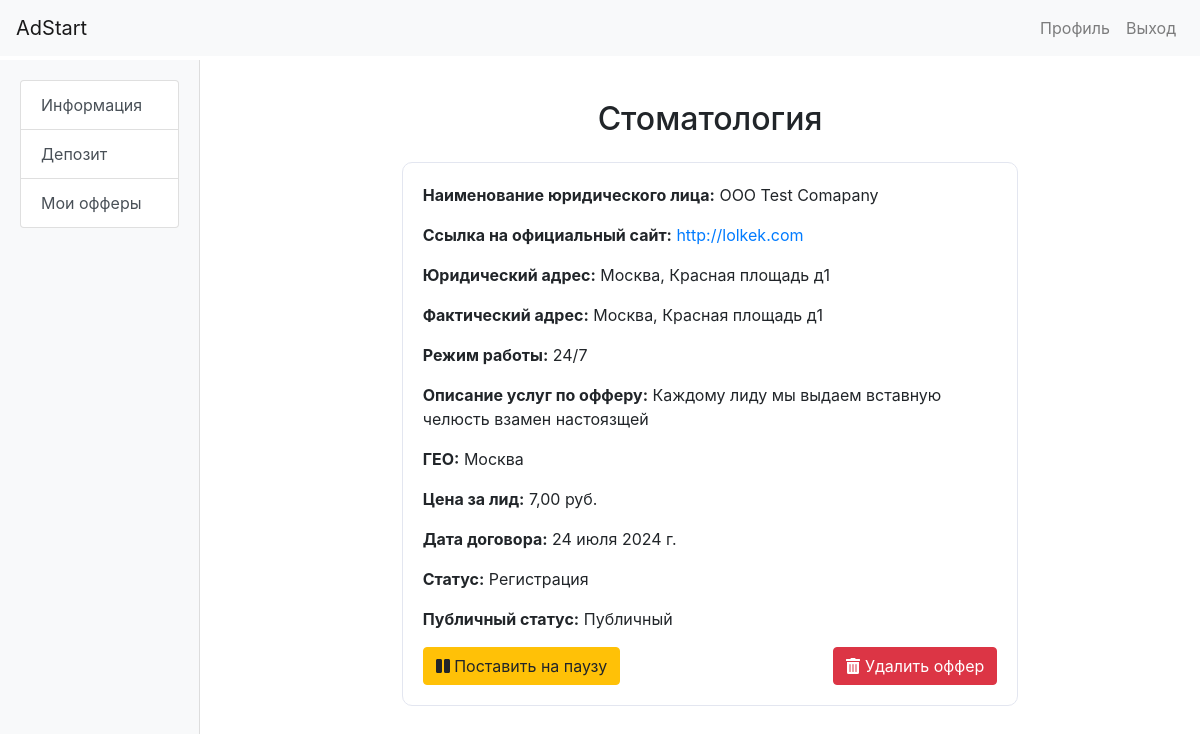
/offers/offer/4/ (signed in), run on the app's committed database.
### offers/models.py (models this page shows, shortened)
class Offer(models.Model):
    STATUS_CHOICES = [
        ('registered', 'Регистрация'),
        ('active', 'Активен'),
        ('paused', 'Пауза'),
        ('stopped', 'СТОП'),
    ]
    PUBLIC_STATUS_CHOICES = [
        ('private', 'Закрытый'),
        ('public', 'Публичный'),
    ]
    partner_card = models.ForeignKey(PartnerCard, on_delete=models.CASCADE, related_name='offers')
    logo = models.ImageField(upload_to='offer_logos/', blank=True, null=True, verbose_name='Логотип')
    name = models.CharField(max_length=255, verbose_name='Наименование оффера')
    inn = models.CharField(max_length=12, verbose_name='ИНН', blank=True, null=True)
    contract_number = models.CharField(max_length=50, verbose_name='Номер Договора', default='AUTO_GENERATE')
    contract_date = models.DateField(default=date.today, verbose_name='Дата договора')
    working_hours = models.CharField(max_length=255, blank=True, null=True, verbose_name='Режим работы колл-центра')
    service_description = models.TextField(verbose_name='Описание услуг по офферу')
    geo = models.CharField(max_length=255, blank=True, null=True, verbose_name='ГЕО')
    lead_price = models.DecimalField(max_digits=10, decimal_places=2, verbose_name='Цена за лид', blank=True, null=True)
    status = models.CharField(max_length=20, choices=STATUS_CHOICES, default='registered', verbose_name='Актуальность')
    public_status = models.CharField(max_length=20, choices=PUBLIC_STATUS_CHOICES, default='private', verbose_name='Публичный статус')
    webmaster = models.ForeignKey(Webmaster, on_delete=models.SET_NULL, blank=True, null=True, related_name='offers')
    unique_token = models.UUIDField(default=uuid.uuid4, editable=False, unique=True, verbose_name='Уникальный токен',
                                    help_text='Уникальный токен для определения связи между оффером и вебмастером')
    class Meta:
        verbose_name = 'Оффер'
        verbose_name_plural = 'Офферы'

### partner_cards/models.py (models this page shows, shortened)
class PartnerCard(models.Model):
    advertiser = models.OneToOneField(Advertiser, on_delete=models.CASCADE, related_name='partner_card')
    logo = models.ImageField(upload_to='partner_logos/', blank=True, null=True, verbose_name='Логотип')
    name = models.CharField(max_length=255, verbose_name='Наименование')
    legal_name = models.CharField(max_length=255, verbose_name='Наименование Юр. лица')
    license = models.FileField(upload_to='licenses/', blank=True, null=True, verbose_name='Лицензия')
    website = models.URLField(verbose_name='Ссылка на официальный сайт')
    legal_address = models.CharField(max_length=255, verbose_name='Юридический адрес')
    actual_addresses = models.TextField(verbose_name='Фактический адрес')
    company_details = models.TextField(verbose_name='Реквизиты компании', blank=True, null=True,)
    contracts = models.FileField(upload_to='contracts/', blank=True, null=True,
                                 verbose_name='Договор, акты, доп. соглашения')
    main_phone = models.CharField(max_length=20, verbose_name='Телефон основной')
    deposit = models.DecimalField(max_digits=10, decimal_places=2, verbose_name='Депозит', blank=True, null=True)
    is_approved = models.BooleanField(default=False, verbose_name='Одобрен администратором')
    class Meta:
        verbose_name = 'Карточка партнера'
        verbose_name_plural = 'Карточки партнеров'

### offers/views.py (the view)
# urls.py: path('offer/<int:pk>/', OfferDetailView.as_view(), name='offer_detail'),
class OfferDetailView(LoginRequiredMixin, UserPassesTestMixin, DetailView):
    model = Offer
    template_name = 'offers/offer_detail.html'
    def test_func(self):
        offer = self.get_object()
        return self.request.user.is_superuser or offer.partner_card.advertiser.user == self.request.user

### user_accounts/templatetags/custom_tags.py (called while the page is built)
@register.inclusion_tag('user_accounts/menu.html', takes_context=True)
def load_menu(context):
    user = context['user']
    advertiser_profile = None
    webmaster_profile = None
    if user.is_authenticated:
        try:
            advertiser_profile = Advertiser.objects.get(user=user)
        except Advertiser.DoesNotExist:
            pass
        try:
            webmaster_profile = Webmaster.objects.get(user=user)
        except Webmaster.DoesNotExist:
            pass
    return {
        'user': user,
        'advertiser_profile': advertiser_profile,
        'webmaster_profile': webmaster_profile,
    }

### user_accounts/templates/offers/offer_detail.html (shortened to what this page needs)
{% extends "base.html" %}
{% block content %}
<div class="row justify-content-center">
    <div class="col-md-8">
        <h2 class="my-4 text-center">{{ offer.name }}</h2>
        <div class="card">
            <div class="card-body">
                <p><strong>Наименование юридического лица:</strong> {{ offer.partner_card.legal_name }}</p>
                <p><strong>Ссылка на официальный сайт:</strong> <a href="{{ offer.partner_card.website }}" target="_blank">{{ offer.partner_card.website }}</a></p>
                <p><strong>Юридический адрес:</strong> {{ offer.partner_card.legal_address }}</p>
                <p><strong>Фактический адрес:</strong> {{ offer.partner_card.actual_addresses }}</p>
                <p><strong>Режим работы:</strong> {{ offer.working_hours }}</p>
                <p><strong>Описание услуг по офферу:</strong> {{ offer.service_description }}</p>
                <p><strong>ГЕО:</strong> {{ offer.geo }}</p>
                <p><strong>Цена за лид:</strong> {{ offer.lead_price }} руб.</p>
                <p><strong>Дата договора:</strong> {{ offer.contract_date }}</p>
                <p><strong>Статус:</strong> {{ offer.get_status_display }}</p>
                <p><strong>Публичный статус:</strong> {{ offer.get_public_status_display }}</p>
                <div class="d-flex justify-content-between">
                    {% if offer.status == 'registered' %}
                        <form method="post" action="{% url 'pause_offer' offer.id %}" style="display:inline;">
                            <button type="submit" class="btn btn-warning">
                                <i class="fas fa-pause"></i> Поставить на паузу
                            </button>
                        </form>
                    {% endif %}
                    {% if offer.public_status == 'public' and offer.status == 'registered' or offer.status == 'paused' or offer.status == 'stopped' %}
                        <form method="post" action="{% url 'delete_offer' offer.id %}" style="display:inline;">
                            <button type="submit" class="btn btn-danger">
                                <i class="fas fa-trash-alt"></i> Удалить оффер
                            </button>
                        </form>
                    {% endif %}
                </div>
            </div>
        </div>
    </div>
</div>
{% endblock %}

### user_accounts/templates/base.html (style rules this page uses)
.card-body { padding: 0.5rem 0.75rem; }
.card { border: 1px solid #e3e6f0; border-radius: 10px; }
.card-body { padding: 20px; }

### data on the page
Offer: name "Стоматология", partner_card.legal_name "OOO Test Comapany", partner_card.website "http://lolkek.com", partner_card.legal_address "Москва, Красная площадь д1", partner_card.actual_addresses "Москва, Красная площадь д1", working_hours "24/7", service_description "Каждому лиду мы выдаем вставную челюсть взамен настоязщей", geo "Москва", lead_price "7,00", contract_date "24 июля 2024 г.", status "Регистрация", public_status "Публичный"
